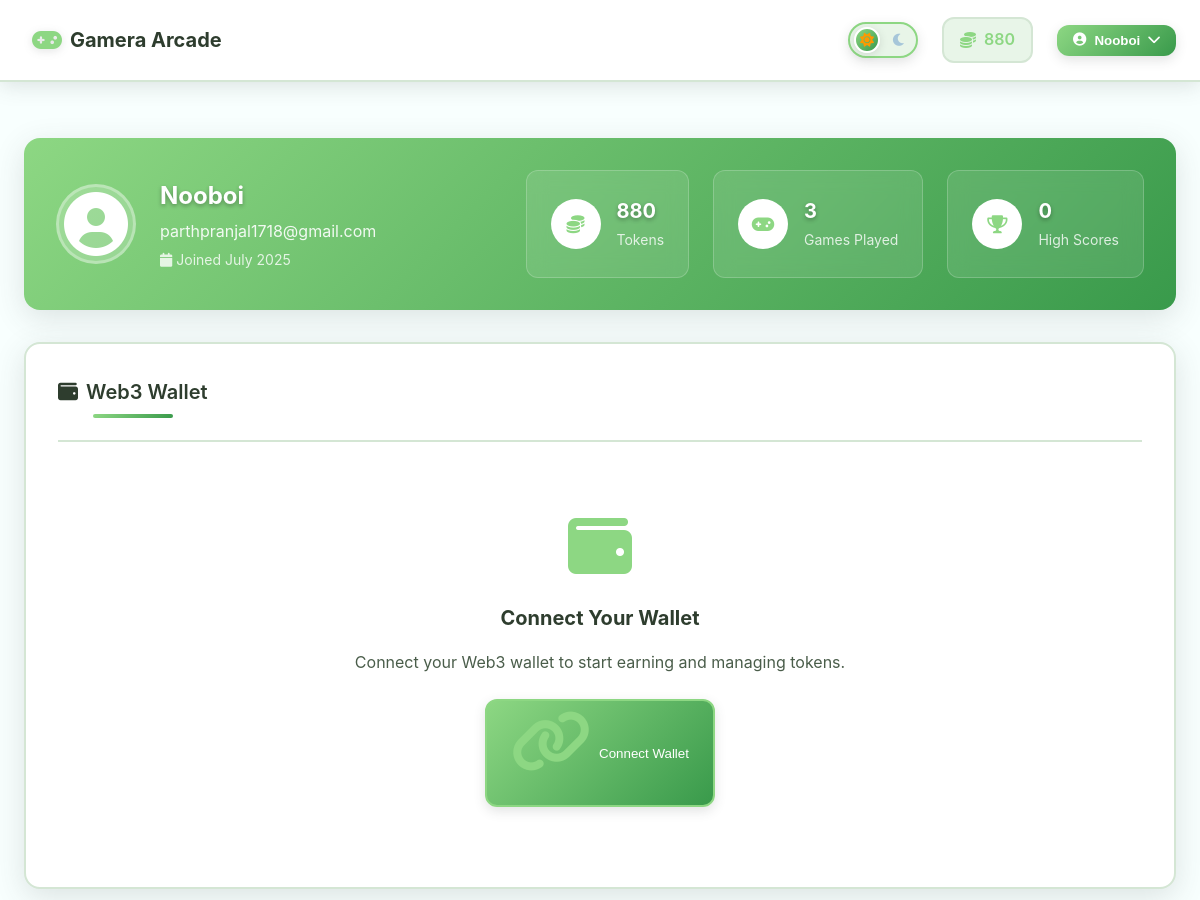
The app's page /profile (signed in, upper part), older data.
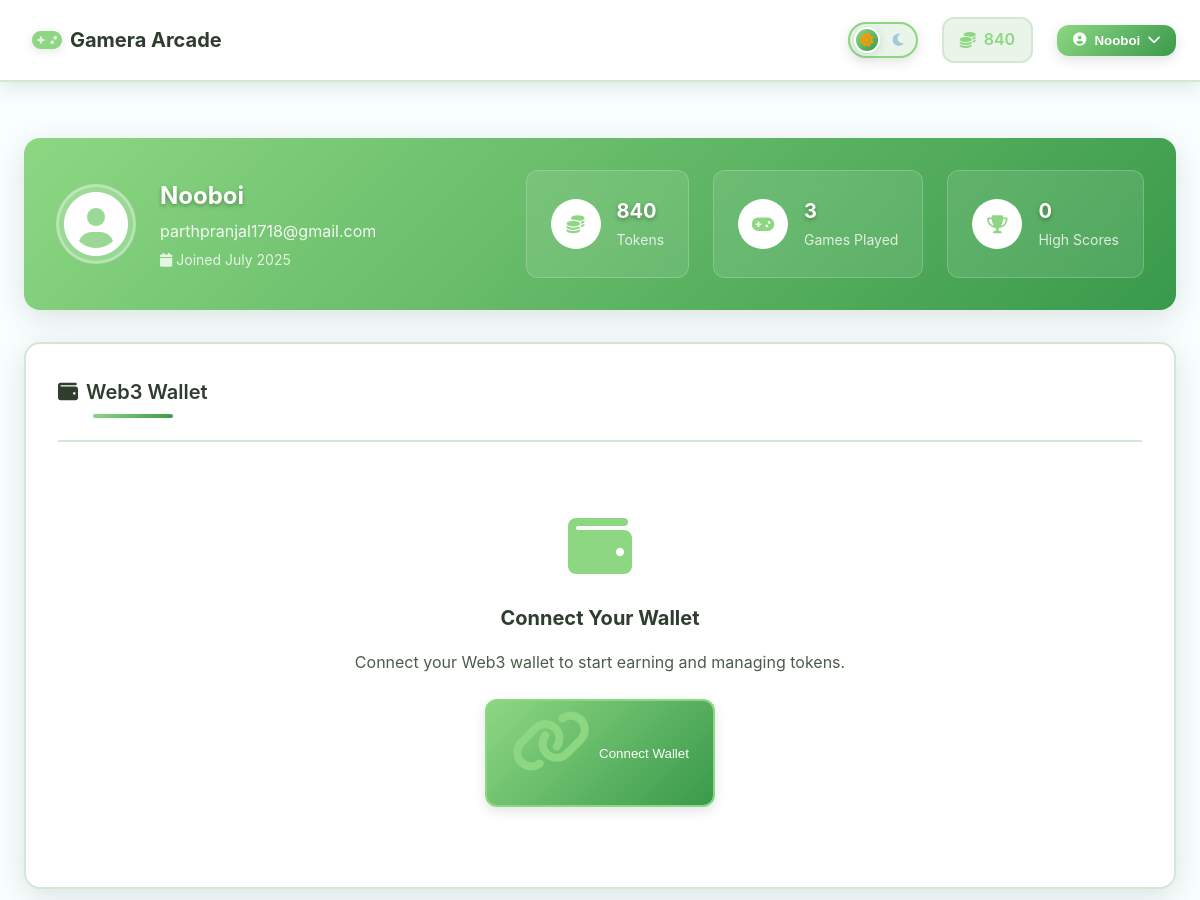
The same page, newer data.
### app.py (models this page shows)
class User(db.Model):
    id = db.Column(db.Integer, primary_key=True)
    username = db.Column(db.String(80), unique=True, nullable=False)
    email = db.Column(db.String(120), unique=True, nullable=False)
    password_hash = db.Column(db.String(120), nullable=False)
    wallet_address = db.Column(db.String(42), nullable=True)  # Web3 wallet address
    tokens = db.Column(db.Integer, default=1000)  # Game tokens earned
    created_at = db.Column(db.DateTime, default=datetime.utcnow)
    scores = db.relationship('Score', backref='user', lazy=True)

### app.py (the view)
@app.route('/profile')
def profile():
    if 'user_id' not in session:
        return redirect(url_for('auth'))
    user = User.query.get(session['user_id'])
    user_scores = Score.query.filter_by(user_id=user.id)\
        .order_by(Score.created_at.desc())\
        .limit(20)\
        .all()
    return render_template('profile.html', user=user, scores=user_scores)

### templates/profile.html (shortened to what the changed rows need)
{% extends "layout.html" %}
{% block content %}
<div class="profile-page">
    <div class="profile-header">
        <div class="profile-info">
            <div class="profile-details">
                <h1 class="profile-name">{{ user.username }}</h1>
                <p class="profile-email">{{ user.email }}</p>
                <p class="profile-joined">
                    <i class="fas fa-calendar"></i>
                    Joined {{ user.created_at.strftime('%B %Y') }}
                </p>
            </div>
        </div>
        <div class="profile-stats">
            <div class="stat-card">
                <div class="stat-info">
                    <span class="stat-number">{{ user.tokens }}</span>
                    <span class="stat-label">Tokens</span>
                </div>
            </div>
        </div>
    </div>
    <div class="profile-content">
        <div class="profile-section">
            <div class="section-header">
                <h2 class="section-title">
                    <i class="fas fa-wallet"></i>
                    Web3 Wallet
                </h2>
            </div>
        </div>
    </div>
</div>
{% endblock %}

### templates/layout.html (shortened to what this page needs)
<!DOCTYPE html>
<html lang="en">
<head>
    <link rel="stylesheet" href="{{ url_for('static', filename='css/style.css') }}">
    <link href="https://cdnjs.cloudflare.com/ajax/libs/font-awesome/6.0.0/css/all.min.css" rel="stylesheet">
</head>
<body>
    <nav class="navbar">
        <div class="nav-container">
            <div class="nav-brand">
                <a href="{{ url_for('index') }}" class="brand-link">
                    <i class="fas fa-gamepad brand-icon"></i>
                    <span class="brand-text">Gamera Arcade</span>
                </a>
            </div>
            <div class="nav-controls">
                <div class="theme-toggle">
                    <label for="theme-switch" class="theme-label">
                        <i class="fas fa-sun sun-icon"></i>
                        <i class="fas fa-moon moon-icon"></i>
                        <span class="toggle-slider"></span>
                    </label>
                </div>
                {% if session.user_id %}
                <div class="nav-coins">
                    <i class="fas fa-coins"></i>
                    <span>{{ session.tokens }}</span>
                </div>
                {% endif %}
                <div class="profile-dropdown">
                    {% if session.user_id %}
                        <button class="profile-btn" onclick="toggleDropdown()">
                            <i class="fas fa-user-circle"></i>
                            <span>{{ session.username }}</span>
                            <i class="fas fa-chevron-down dropdown-arrow"></i>
                        </button>
                    {% else %}
                        <a href="{{ url_for('auth') }}" class="auth-btn">
                            <i class="fas fa-sign-in-alt"></i>
                            <span>Login</span>
                        </a>
                    {% endif %}
                </div>
            </div>
        </div>
    </nav>
    <main class="main-content">
        {% block content %}{% endblock %}
    </main>
</body>
</html>

Row changes from the older to the newer data that the page shows:
changed User "Nooboi": tokens "880" → "840"
Text that changed along with them:
{{ session.tokens }}: "880" → "840"
